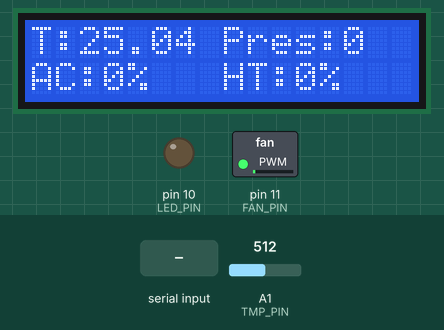
Recording of a sketch running on a simulated Arduino Uno, built with avr-gcc and run on an emulated ATmega328P. Shown: 16×2 character LCD, switched loads named in the sketch (green lamp = pin HIGH), output pins drawn as LEDs (lit = HIGH). Inputs (shaded band) come from the test bench; at power-on: A1 (TMP_PIN) = 512. What the sketch prints to the serial monitor is not drawn.

Above: at 1.2 s.
1.3 s: "1" received over Serial
At 15.2 s:
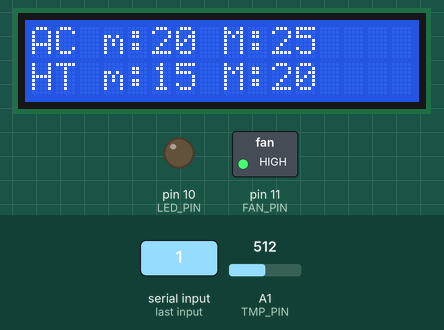
15.3 s: A1 (TMP_PIN) set to 306
At 21.0 s:
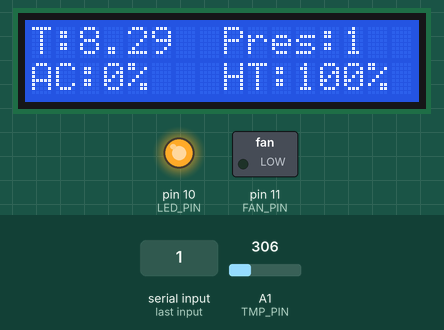
26.7 s: "0" received over Serial
At 35.7 s:
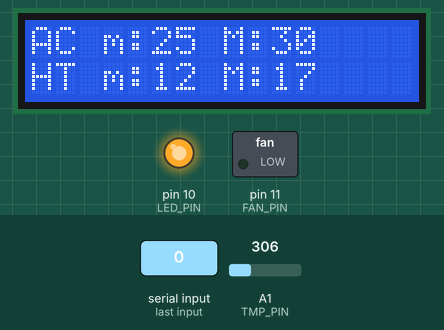
36.8 s: A1 (TMP_PIN) set to 341
At 40.7 s:
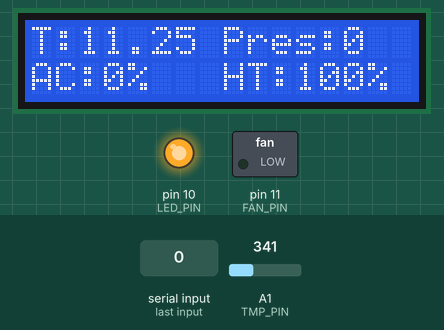
46.8 s: A1 (TMP_PIN) set to 360
At 51.7 s:
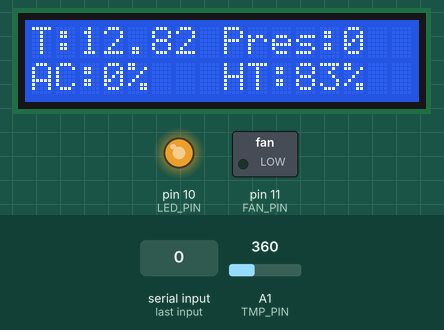
60.8 s: A1 (TMP_PIN) set to 511
At 71.4 s:
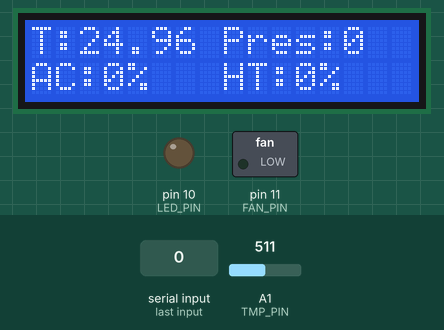
Timing chart, 0 to 72.9 s (numbered marks = the images above; inputs shaded):
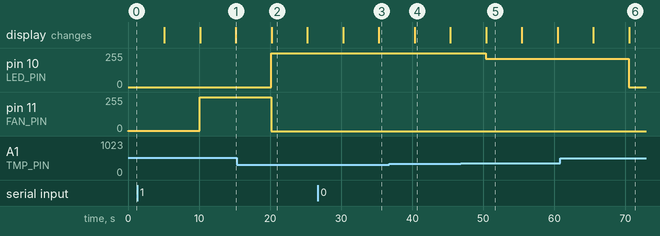

Measured:
- after the input at 1.3 s, pin 11 (FAN_PIN): 2/255 → 255/255 after 8.8 s; the display: first differs from a run without the input after 8.9 s (image 1 shows a later state)
- after the input at 15.3 s, pin 10 (LED_PIN): 0/255 → 255/255 after 4.9 s; pin 11 (FAN_PIN): 255/255 → 0/255 after 4.9 s; the display: changes after 4.9 s (image 2)
- after the input at 26.7 s, the display: first changes after 3.6 s (image 3 shows a later state)
- after the input at 36.8 s, the display: changes after 3.5 s (image 4)
- after the input at 46.8 s, pin 10 (LED_PIN): 255/255 → 213/255 after 3.6 s; the display: changes after 3.6 s (image 5)
- after the input at 60.8 s, pin 10 (LED_PIN): 213/255 → 0/255 after 9.7 s; the display: first differs from a run without the input after 9.7 s (image 6)
- what the display in image 2 shows lasts 5.0 s, from 20.2 s to 25.2 s

The sketch:

HW2.ino
```cpp
#include <math.h>
#include <LiquidCrystal_PCF8574.h>

LiquidCrystal_PCF8574 lcd (0x27);

// Costanti per il calcolo della temperatura nella stanza
const int TMP_PIN = A1;
const int B = 4275;
const long int R0 = 100000;
const int VCC = 1023;
const float T0 = 298.15;

// Costanti per il controllo della ventola
const int FAN_PIN = 11;
float currentSpeed = 0;
const int y1V = 0;
const int y2V = 255;

// Costanti per il controllo del LED
const int LED_PIN = 10;
float currentLight = 0;
const int y1L = 255;
const int y2L = 0;

// Costanti per il PIR
const int PIR_PIN = 0;
const unsigned long timeoutPir = 1800000; // è in millisecondi
volatile int movementCount = 0;


// Costanti per il sensore di rumore
const int SND_PIN = 7;
const int nSoundsEvent = 10;
const unsigned long soundInterval = 600000;
const unsigned long timeoutSound = 3600000;
volatile int soundCount = 0;
int totSound = 0;

// Gestione timer e presenza
volatile int presence = 0;
unsigned long dt1, dt2, dt3, t1 = 0, t2 = 0, t3 = 0;


// Funzioni
void checkValue(float* value){
  if(*value < 0){
    *value = 0;
  }
  else if(*value > 255){
    *value = 255;
  }
}


void checkSounds(){
  soundCount++;
}


void serialCommand() {
  if(Serial.available() > 0) {
    int inByte = Serial.read();
    if(inByte == '1'){
      Serial.println("Hai impostato la PRESENZA di una persona nella stanza");
      presence = 1;
    }
    else if(inByte == '0'){
      Serial.println("Hai impostato l'ASSENZA di persone nella stanza");
      presence = 0;
    }
    else{
      Serial.println("Errore, comando non riconosciuto");
    }
  }
}


void setup() {
  // put your setup code here, to run once:
  Serial.begin(9600);
  pinMode(TMP_PIN, INPUT);
  pinMode(FAN_PIN, OUTPUT);
  analogWrite(FAN_PIN, currentSpeed);
  pinMode(LED_PIN, OUTPUT);
  analogWrite(LED_PIN, currentLight);
  pinMode(PIR_PIN, INPUT);
  pinMode(SND_PIN, INPUT);
  attachInterrupt(digitalPinToInterrupt(SND_PIN), checkSounds, FALLING);
  lcd.begin(16,2);
  lcd.setBacklight(255);
}

void loop() {

  // STEP 1: Calcolo la temperatura nella stanza
  float v = analogRead(TMP_PIN);
  float t = 1/((float)log((R0*(VCC/v -1))/R0)/B + (float)1/T0) - 273.15;

  // STEP 2: Controllo la PRESENZA di persone nella stanza
  if(digitalRead(PIR_PIN) == HIGH){
    movementCount++;
    presence = 1; // Se rilevo un movimento, qualcuno è nella stanza
  }

  dt1 = millis()-t1;
  if(dt1 >= timeoutPir){ // Ogni 30 minuti controllo quanti movimenti sono stati rilevati
    t1 = millis(); // Aggiorno il riferimento temporale
    if(movementCount == 0){
      presence = 0;
    }
    else{
      presence = 1;
    }
    movementCount = 0; // Resetto il counter
  }


  dt2 = millis()-t2;
  dt3 = millis()-t3;
  if(dt2 >= soundInterval){
    t2 = millis();
    if(soundCount >= nSoundsEvent){ // Se rilevo un numero di eventi superiore a 50 in un intervallo di tempo di 10 minuti, qualcuno è nella stanza
      presence = 1;
    }
    totSound += soundCount; // Aggiorno il numero di eventi degli ultimi 60 minuti
    soundCount = 0;
  }

  if(dt3 >= timeoutSound){ // Passati 60 minuti controllo se ci sono stati abbastanza eventi
    t3 = millis();
    if(totSound == 0){
      presence = 0;
    }
    totSound = 0;
  }

  serialCommand();


  int x1V, x2V, x1L, x2L;
  if(presence){
    x1V = 20;
    x2V = 25;
    x1L = 15;
    x2L = 20;
  }
  else{
    x1V = 25;
    x2V = 30;
    x1L = 12;
    x2L = 17;
  }


  // STEP 3: Controllo VENTOLA
  int m1 = (y2V-y1V)/(x2V - x1V);
  int q1 = (x1V * (y1V-y2V)/(x2V - x1V))+y1V;
  currentSpeed = m1*t + q1;
  checkValue(&currentSpeed);
  analogWrite(FAN_PIN, currentSpeed);


  // STEP 4: Controllo LED
  int m2 = (y2L-y1L)/(x2L - x1L);
  int q2 = (x1L * (y1L-y2L)/(x2L - x1L))+y1L;
  currentLight = m2*t + q2;
  checkValue(&currentLight);
  analogWrite(LED_PIN, currentLight);

  // STEP 5: Visualizzo valori su display
  lcd.clear();
  lcd.home();
  lcd.print("T:"+(String)t);
  lcd.setCursor(8,0);
  lcd.print("Pres:"+(String)presence);
  lcd.setCursor(0,1);
  int val = currentSpeed * 100 / 255;
  lcd.print("AC:"+(String)val+"%");
  lcd.setCursor(8,1);
  val = currentLight * 100 / 255;
  lcd.print("HT:"+(String)val+"%");
  delay(5 * 1e03);
  lcd.clear();
  lcd.home();
  lcd.print("AC m:"+(String)x1V+" M:"+(String)x2V);
  lcd.setCursor(0,1);
  lcd.print("HT m:"+(String)x1L+" M:"+(String)x2L);
  delay(5 * 1e03);
}
```
